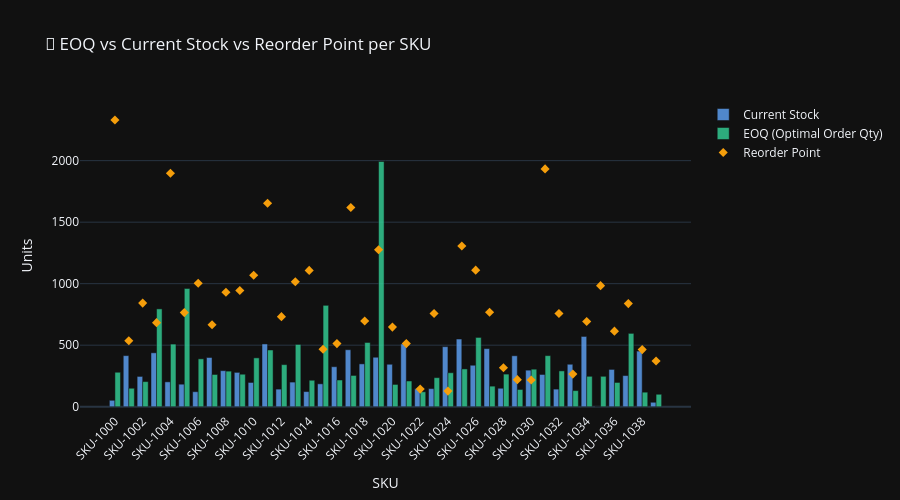

The notebook cell saved with this chart:
### Code cell
# ── CHART 3: EOQ vs Current Stock ────────────────────────
fig = go.Figure()

fig.add_trace(go.Bar(
    name='Current Stock',
    x=skus['SKU_ID'],
    y=skus['Current_Stock'],
    marker_color='#60A5FA',
    opacity=0.8
))
fig.add_trace(go.Bar(
    name='EOQ (Optimal Order Qty)',
    x=skus['SKU_ID'],
    y=skus['EOQ'],
    marker_color='#34D399',
    opacity=0.8
))
fig.add_trace(go.Scatter(
    name='Reorder Point',
    x=skus['SKU_ID'],
    y=skus['Reorder_Point'],
    mode='markers',
    marker=dict(color='#F59E0B', size=7, symbol='diamond'),
))

fig.update_layout(
    title='📐 EOQ vs Current Stock vs Reorder Point per SKU',
    barmode='group',
    template='plotly_dark',
    height=500,
    xaxis_tickangle=-45,
    xaxis_title='SKU',
    yaxis_title='Units'
)
fig.show()

### Figure 1 — Plotly figure (JSON) as saved in the notebook; plotly's stock layout.template omitted (floating-point values rounded to 4 significant figures)
{"data": [{"marker": {"color": "#60A5FA"}, "name": "Current Stock", "opacity": 0.8, "type": "bar", "x": ["SKU-1000", "SKU-1001", "SKU-1002", "SKU-1003", "SKU-1004", "SKU-1005", "SKU-1006", "SKU-1007", "SKU-1008", "SKU-1009", "SKU-1010", "SKU-1011", "SKU-1012", "SKU-1013", "SKU-1014", "SKU-1015", "SKU-1016", "SKU-1017", "SKU-1018", "SKU-1019", "SKU-1020", "SKU-1021", "SKU-1022", "SKU-1023", "SKU-1024", "SKU-1025", "SKU-1026", "SKU-1027", "SKU-1028", "SKU-1029", "SKU-1030", "SKU-1031", "SKU-1032", "SKU-1033", "SKU-1034", "SKU-1035", "SKU-1036", "SKU-1037", "SKU-1038", "SKU-1039"], "y": [52, 415, 246, 438, 202, 183, 122, 400, 293, 279, 197, 510, 143, 200, 123, 186, 325, 463, 348, 402, 345, 510, 146, 147, 488, 550, 337, 472, 150, 414, 297, 262, 143, 345, 571, 1, 303, 253, 452, 36]}, {"marker": {"color": "#34D399"}, "name": "EOQ (Optimal Order Qty)", "opacity": 0.8, "type": "bar", "x": ["SKU-1000", "SKU-1001", "SKU-1002", "SKU-1003", "SKU-1004", "SKU-1005", "SKU-1006", "SKU-1007", "SKU-1008", "SKU-1009", "SKU-1010", "SKU-1011", "SKU-1012", "SKU-1013", "SKU-1014", "SKU-1015", "SKU-1016", "SKU-1017", "SKU-1018", "SKU-1019", "SKU-1020", "SKU-1021", "SKU-1022", "SKU-1023", "SKU-1024", "SKU-1025", "SKU-1026", "SKU-1027", "SKU-1028", "SKU-1029", "SKU-1030", "SKU-1031", "SKU-1032", "SKU-1033", "SKU-1034", "SKU-1035", "SKU-1036", "SKU-1037", "SKU-1038", "SKU-1039"], "y": [280, 150, 204, 795, 509, 961, 389, 262, 289, 264, 397, 461, 342, 506, 215, 824, 217, 254, 522, 1993, 181, 209, 121, 236, 276, 307, 563, 167, 265, 140, 305, 415, 291, 131, 247, 247, 197, 596, 118, 101]}, {"marker": {"color": "#F59E0B", "size": 7, "symbol": "diamond"}, "mode": "markers", "name": "Reorder Point", "type": "scatter", "x": ["SKU-1000", "SKU-1001", "SKU-1002", "SKU-1003", "SKU-1004", "SKU-1005", "SKU-1006", "SKU-1007", "SKU-1008", "SKU-1009", "SKU-1010", "SKU-1011", "SKU-1012", "SKU-1013", "SKU-1014", "SKU-1015", "SKU-1016", "SKU-1017", "SKU-1018", "SKU-1019", "SKU-1020", "SKU-1021", "SKU-1022", "SKU-1023", "SKU-1024", "SKU-1025", "SKU-1026", "SKU-1027", "SKU-1028", "SKU-1029", "SKU-1030", "SKU-1031", "SKU-1032", "SKU-1033", "SKU-1034", "SKU-1035", "SKU-1036", "SKU-1037", "SKU-1038", "SKU-1039"], "y": [2331, 536, 842, 683, 1897, 765, 1003, 666, 930, 944, 1068, 1654, 732, 1016, 1108, 467, 513, 1619, 697, 1276, 647, 513, 143, 757, 127, 1306, 1110, 768, 317, 220, 217, 1933, 757, 265, 692, 984, 614, 838, 464, 372]}], "layout": {"barmode": "group", "height": 500, "title": {"text": "📐 EOQ vs Current Stock vs Reorder Point per SKU"}, "xaxis": {"tickangle": -45, "title": {"text": "SKU"}}, "yaxis": {"title": {"text": "Units"}}}}
